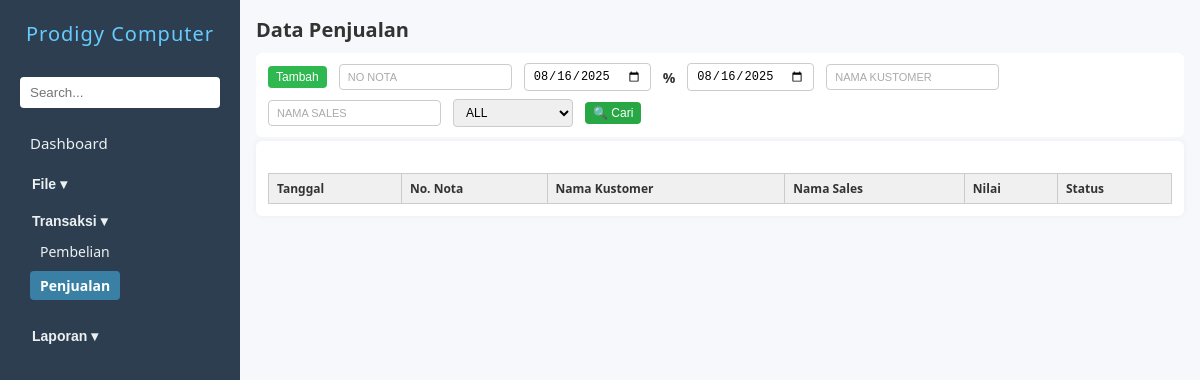
Before: /penjualan.php with the older database file.
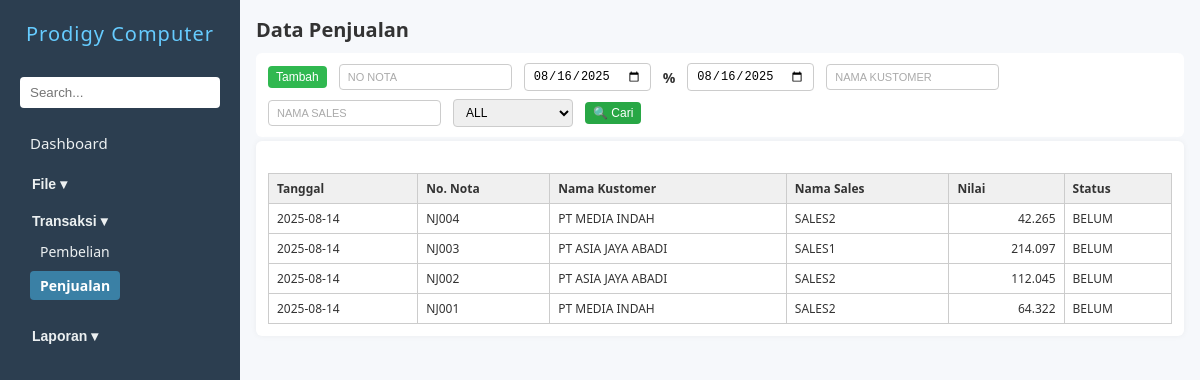
After: the same page with the newer database file.
### tables this page shows
CREATE TABLE `zjual` (
  `nonota` char(30) DEFAULT NULL,
  `tgl` date DEFAULT NULL,
  `kodekust` char(10) DEFAULT NULL,
  `kodesls` char(10) DEFAULT NULL,
  `kodegd` char(10) DEFAULT NULL,
  `nilai` double DEFAULT 0,
  `lunas` int(11) DEFAULT 0,
  `tgltempo` date DEFAULT NULL,
  `ppn` double(10,2) DEFAULT 0.00,
  `hppn` double(10,2) DEFAULT 0.00,
  `disc1` double(10,2) DEFAULT 0.00,
  `hdisc1` double(10,2) DEFAULT 0.00,
  `disc2` double(10,2) DEFAULT 0.00,
  `hdisc2` double(10,2) DEFAULT 0.00,
  `disc3` double(10,2) DEFAULT 0.00,
  `hdisc3` double(10,2) DEFAULT 0.00
);

CREATE TABLE `zkustomer` (
  `kodekust` char(10) NOT NULL,
  `namakust` tinytext NOT NULL,
  `alamat` tinytext NOT NULL,
  `kota` tinytext DEFAULT NULL,
  `kodehrg` char(2) NOT NULL,
  `ktp` char(20) NOT NULL,
  `npwp` char(30) NOT NULL
);

CREATE TABLE `zsales` (
  `kodesls` char(20) NOT NULL,
  `namasls` char(50) NOT NULL,
  `alamat` char(255) NOT NULL,
  `kota` char(50) NOT NULL,
  `ktp` varchar(20) NOT NULL,
  `npwp` varchar(30) NOT NULL
);

### penjualan.php (the view, shortened to what this page needs)
<?php
include 'koneksi.php';
$query = mysqli_query($conn, "
    SELECT zjual.tgl, zjual.nonota, zkustomer.namakust, zsales.namasls, zjual.nilai, zjual.lunas
    FROM zjual
    JOIN zkustomer ON zjual.kodekust = zkustomer.kodekust
    JOIN zsales ON zjual.kodesls = zsales.kodesls
    ORDER BY zjual.tgl DESC, zjual.nonota DESC
    LIMIT 10
");
?>
<!DOCTYPE html>
<html lang="en">
<head>
    <link rel="stylesheet" href="navbar.css" />
    <link rel="stylesheet" href="form.css" />
</head>
<body>
    <?php include 'navbar.php'; ?>
    <main>
        <h2>Data Penjualan</h2>
        <div class="action-bar">
            <button type="button" name="btnTambah" id="btnTambah" class="action-btn tambah" onclick="window.location.href='inputpenjualan.php'">Tambah</button>
            <input type="text" name="noNota" id="inputNoNota" placeholder="No Nota" style="text-transform: uppercase;">
            <input type="date" name="tgl1" id="inputTgl1">
            <span>%</span>
            <input type="date" name="tgl2" id="inputTgl2">
            <input type="text" name="namakust" id="inputNamakust" placeholder="Nama Kustomer" autocomplete="off" style="text-transform: uppercase;">
            <input type="text" name="namasls" id="inputNamasls" placeholder="Nama Sales" autocomplete="off" style="text-transform: uppercase;">
            <select name="statusBayar" id="statusBayar">
                <option value="all">ALL</option>
            </select>
            <button type="button" name="btnSearch" id="btnSearch" class="action-btn cari" onclick="triggerSearch()">🔍 Cari</button>
        </div>
        <form id="penjualanForm" action="prosespenjualan.php" method="POST" enctype="multipart/form-data" onsubmit="return validateForm()">
            <div id="tabelHasil" class="form-grid" style="margin-top: 20px;">
                <table class="tabel-hasil">
                    <thead>
                        <tr>
                            <th>Tanggal</th>
                            <th>No. Nota</th>
                            <th>Nama Kustomer</th>
                            <th>Nama Sales</th>
                            <th>Nilai</th>
                            <th>Status</th>
                        </tr>
                    </thead>
                    <tbody>
                        <?php while ($row = mysqli_fetch_assoc($query)): ?>
                            <tr onclick="tampilkanKonfirmasiEdit('<?= $row['nonota'] ?>')">
                                <td><?= $row['tgl'] ?></td>
                                <td><?= $row['nonota'] ?></td>
                                <td><?= $row['namakust'] ?></td>
                                <td><?= $row['namasls'] ?></td>
                                <td style="text-align: right;"><?= number_format($row['nilai'], 0, ',', '.') ?></td>
                                <td><?= $row['lunas'] ? 'LUNAS' : 'BELUM' ?></td>
                            </tr>
                        <?php endwhile; ?>
                    </tbody>
                </table>
            </div>
        </form>
    </main>
</body>
</html>

### navbar.php (shortened to what this page needs)
<?php
$current = basename($_SERVER['PHP_SELF']);
$isFile = in_array($current, ['barang.php', 'supplier.php', 'kustomer.php', 'sales.php','gudang.php', 'group.php', 'merek.php', 'golongan.php']);
$isTransaksi = in_array($current, ['pembelian.php', 'penjualan.php', 'inputpembelian.php', 'editpembelian.php', 'inputpenjualan.php', 'editpenjualan.php']);
$isLaporan = in_array($current, [
  'LaporanStok.php', 'LaporanPenjualan.php', 'LaporanSupplier.php',
  'LaporanPembelian.php', 'LaporanKustomer.php'
]);
?>
<div class="sidebar" id="sidebarMenu">
    <h1>Prodigy Computer</h1>
    <input type="search" placeholder="Search...">
    <div class="nav-section">
        <a href="dashboard.php" class="nav-link-dasboard">Dashboard</a>
    </div>
    <div class="nav-section">
    <button class="dropdown-toggle <?= $isFile ? 'active-dropdown' : '' ?>" onclick="toggleDropdown('fileDropdown', this)">File ▾</button>
    </div>
    <div class="nav-section">
    <button class="dropdown-toggle <?= $isTransaksi ? 'active-dropdown' : '' ?>" onclick="toggleDropdown('transaksiDropdown', this)">Transaksi ▾</button>
    <div class="dropdown-content <?= $isTransaksi ? 'show' : '' ?>" id="transaksiDropdown">
        <a href="pembelian.php" class="<?= in_array($current, ['pembelian.php', 'inputpembelian.php', 'editpembelian.php']) ? 'active-link' : '' ?>">Pembelian</a>
        <a href="penjualan.php" class="<?= in_array($current, ['penjualan.php', 'inputpenjualan.php', 'editpenjualan.php']) ? 'active-link' : '' ?>">Penjualan</a>
    </div>
    </div>
    <div class="nav-section">
    <button class="dropdown-toggle <?= $isLaporan ? 'active-dropdown' : '' ?>" onclick="toggleDropdown('laporanDropdown', this)">Laporan ▾</button>
    </div>
</div>

### navbar.css (style rules this page uses)
.sidebar { width: 240px; background: #2c3e50; color: #fff; display: flex; flex-direction: column; padding: 20px; overflow-y: auto; }
.sidebar h1 { font-size: 20px; margin-bottom: 30px; text-align: center; font-weight: 500; letter-spacing: 1px; color: #66ccff; }
.sidebar input[type="search"] { width: 100%; padding: 8px 10px; border-radius: 4px; border: none; margin-bottom: 20px; }
.nav-section { display: flex; flex-direction: column; align-items: flex-start; background-color: #2c3e50; width: 185px; color: #fff; margin-bottom: 5px; }
.nav-section a { text-decoration: none; color: #ecf0f1; padding: 5px 10px; margin-bottom: 5px; font-size: 15px; width: 100%; border-radius: 4px; transition: background-color 0.2s ease; }
.dropdown-toggle { background: none; border: none; color: #ecf0f1; padding: 8px 12px; width: 100%; text-align: left; font-size: 14px; cursor: pointer; font-weight: bold; }
.dropdown-content { display: none; flex-direction: column; padding-left: 10px; margin-bottom: 10px; }
.dropdown-content a { font-size: 14px; padding: 5px 10px; }
.dropdown-content.show { display: flex; }
.active-link { background-color: #42a5d6a4; color: white !important; font-weight: bold; }

### form.css (style rules this page uses)
* { box-sizing: border-box; margin: 0; padding: 0; }
body { font-family: "Segoe UI", Tahoma, Geneva, Verdana, sans-serif; display: flex; height: 100vh; background: #f6f8fb; color: #333; }
main { padding: 1rem; flex: 1; overflow-y: auto; }
h2 { margin-bottom: 10px; font-size: 20px; }
form { background: #fff; padding: 12px; border-radius: 6px; box-shadow: 0 0 6px rgba(0, 0, 0, 0.05); }
#btnTambah { background-color: #30b850; }
.tabel-hasil { width: 100%; border-collapse: collapse; font-size: 14px; margin-top: 10px; }
.tabel-hasil th, .tabel-hasil td { border: 1px solid #ccc; padding: 8px 10px; text-align: left; }
.tabel-hasil th { background-color: #f0f0f0; font-weight: bold; }
a { text-decoration: none; color: #007bff; }
.sidebar { transition: left 0.3s ease; }
.action-bar { display: flex; flex-wrap: wrap; align-items: center; gap: 8px 12px; margin-bottom: 4px; background-color: #fff; padding: 10px 12px; border-radius: 6px; }
.action-bar input[type="text"], .action-bar input[type="date"], .action-bar select { padding: 5px 8px; font-size: 12px; border: 1px solid #ccc; border-radius: 4px; min-width: 120px; }
.action-bar input[type="text"]::placeholder { font-size: 11px; color: #aaa; }
.action-bar span { font-size: 14px; font-weight: bold; }
.action-bar .action-btn { padding: 4px 8px; font-size: 12px; border: none; color: white; border-radius: 4px; cursor: pointer; transition: 0.3s ease; }
.action-bar .action-btn.tambah { background-color: #30b850; }
.action-bar .action-btn.cari { background-color: #28a745; }
.tabel-hasil { width: 100%; border-collapse: collapse; margin-top: 1em; font-size: 12px; border: 1px solid #ccc; }
.tabel-hasil th, .tabel-hasil td { padding: 6px 8px; border: 1px solid #ccc; text-align: left; background-color: #fff; }
.tabel-hasil th { background-color: #f0f0f0; font-weight: bold; color: #333; }

Changed rows visible on the page:
added zjual: tgl "2025-08-14", nonota "NJ004", zkustomer.namakust "PT MEDIA INDAH", zsales.namasls "SALES2", nilai "42.265", lunas "BELUM"
added zjual: tgl "2025-08-14", nonota "NJ003", zkustomer.namakust "PT ASIA JAYA ABADI", zsales.namasls "SALES1", nilai "214.097", lunas "BELUM"
added zjual: tgl "2025-08-14", nonota "NJ002", zkustomer.namakust "PT ASIA JAYA ABADI", zsales.namasls "SALES2", nilai "112.045", lunas "BELUM"
added zjual: tgl "2025-08-14", nonota "NJ001", zkustomer.namakust "PT MEDIA INDAH", zsales.namasls "SALES2", nilai "64.322", lunas "BELUM"
